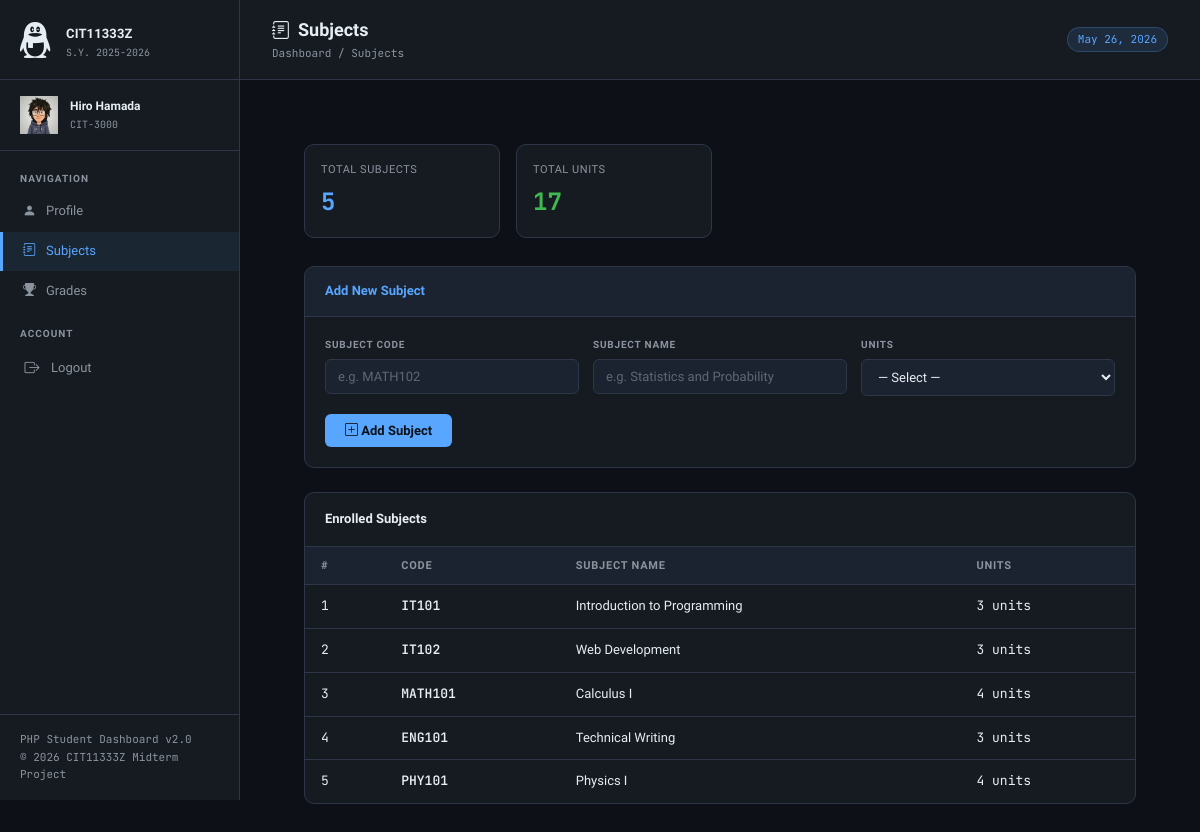
The app's page /admin/subjects.php (signed in) with its own data.
### tables this page shows
CREATE TABLE subjects (
    id INT AUTO_INCREMENT PRIMARY KEY,
    subject_code VARCHAR(20) NOT NULL,
    subject_name VARCHAR(100) NOT NULL,
    units INT NOT NULL
);

### admin/subjects.php (the view, shortened to what this page needs)
<?php
require '../db.php';
$subjects_query = "SELECT * FROM subjects ORDER BY id ASC";
$subjects_result = mysqli_query($conn, $subjects_query);
$subjects = [];
while ($row = mysqli_fetch_assoc($subjects_result)) {
    $subjects[] = $row;
}
$total_subjects = count($subjects);
$total_units    = array_sum(array_column($subjects, 'units'));
$page_icon   = '<i class="bi bi-journal-text"></i>';
include 'header.php';
?>
<main class="content">
    <div class="stats-row">
        <div class="stat-card">
            <div class="stat-label">Total Subjects</div>
            <div class="stat-value blue"><?= $total_subjects ?></div>
        </div>
        <div class="stat-card">
            <div class="stat-label">Total Units</div>
            <div class="stat-value green"><?= $total_units ?></div>
        </div>
    </div>
    <div class="form-card">
        <div class="form-card-header">
            <div class="form-card-title">Add New Subject</div>
        </div>
        <div class="form-body">
            <form method="POST" action="">
                <div class="form-grid">
                    <div class="form-group">
                        <label for="code">Subject Code</label>
                        <input type="text" id="code" name="code" placeholder="e.g. MATH102" required maxlength="10">
                    </div>
                    <div class="form-group">
                        <label for="name">Subject Name</label>
                        <input type="text" id="name" name="name" placeholder="e.g. Statistics and Probability" required>
                    </div>
                    <div class="form-group">
                        <label for="units">Units</label>
                        <select id="units" name="units" required>
                            <option value="">— Select —</option>
                        </select>
                    </div>
                </div>
                <button type="submit" class="btn-submit"><i class="bi bi-plus-square"></i> Add Subject</button>
            </form>
        </div>
    </div>
    <div class="table-card">
        <div class="table-card-header">
            <div class="table-card-title">Enrolled Subjects</div>
        </div>
        <table class="data-table">
            <thead>
                <tr>
                    <th>#</th>
                    <th>Code</th>
                    <th>Subject Name</th>
                    <th>Units</th>
                </tr>
            </thead>
            <tbody>
                <?php foreach ($subjects as $i => $subject): ?>
                <tr>
                    <td class="id-cell"><?= $i + 1 ?></td>
                    <td class="code-cell"><?= htmlspecialchars($subject['subject_code']) ?></td>
                    <td><?= htmlspecialchars($subject['subject_name']) ?></td>
                    <td class="id-cell"><?= $subject['units'] ?> units</td>
                </tr>
                <?php endforeach; ?>
            </tbody>
        </table>
    </div>
</main>
<?php include 'footer.php'; ?>

### src/style/global.css (style rules this page uses)
*, *::before, *::after { box-sizing: border-box; margin: 0; padding: 0; }
:root { --bg: #0d1117; --surface: #161b22; --surface2: #1c2330; --border: #2d3748; --accent: #58a6ff; --accent2: #3fb950; --accent3: #d29922; --accent4: #f85149; --text: #e6edf3; --text-muted:#8b949e; --sidebar-w: 240px; --font: 'Sora', sans-serif; --mono: 'JetBrains Mono', monospace; }

### src/style/admin-styles.css (style rules this page uses)
html, body { height: 100%; font-family: var(--font); background: var(--bg); color: var(--text); font-size: 14px; line-height: 1.6; }
.content { padding: 32px; flex: 1; }
.stats-row { display: grid; grid-template-columns: repeat(auto-fill, minmax(160px, 1fr)); gap: 16px; margin-bottom: 28px; }
.stat-card { background: var(--surface); border: 1px solid var(--border); border-radius: 10px; padding: 16px; display: flex; flex-direction: column; gap: 4px; }
.stat-label { font-size: 11px; color: var(--text-muted); text-transform: uppercase; letter-spacing: 0.05em; }
.stat-value { font-size: 24px; font-weight: 700; font-family: var(--mono); color: var(--text); }
.stat-value.green { color: var(--accent2); }
.stat-value.blue { color: var(--accent); }
.table-card { background: var(--surface); border: 1px solid var(--border); border-radius: 10px; overflow: hidden; }
.table-card-header { padding: 16px 20px; border-bottom: 1px solid var(--border); display: flex; align-items: center; justify-content: space-between; }
.table-card-title { font-size: 13px; font-weight: 600; color: var(--text); }
.data-table { width: 100%; border-collapse: collapse; }
.data-table thead { background: var(--surface2); }
.data-table th { padding: 10px 16px; text-align: left; font-size: 11px; font-weight: 600; text-transform: uppercase; letter-spacing: 0.07em; color: var(--text-muted); white-space: nowrap; }
.data-table td { padding: 11px 16px; font-size: 13px; color: var(--text); border-top: 1px solid var(--border); vertical-align: middle; }
.id-cell { font-family: var(--mono); font-size: 11px; color: var(--text-muted); }
.code-cell { font-family: var(--mono); font-size: 12px; color: var(--accent); font-weight: 600; }
.form-card { background: var(--surface); border: 1px solid var(--border); border-radius: 10px; overflow: hidden; margin-bottom: 24px; }
.form-card-header { padding: 14px 20px; border-bottom: 1px solid var(--border); background: rgba(88, 166, 255, 0.06); display: flex; align-items: center; gap: 8px; }
.form-card-title { font-size: 13px; font-weight: 600; color: var(--accent); }
.form-body { padding: 20px; }
.form-grid { display: grid; grid-template-columns: repeat(auto-fill, minmax(190px, 1fr)); gap: 14px; margin-bottom: 18px; }
.form-group { display: flex; flex-direction: column; gap: 6px; }
.form-group label { font-size: 10px; font-weight: 600; text-transform: uppercase; letter-spacing: 0.08em; color: var(--text-muted); }
.form-group input, .form-group select { padding: 9px 12px; background: var(--surface2); border: 1px solid var(--border); border-radius: 6px; font-family: var(--font); font-size: 13px; color: var(--text); outline: none; transition: border-color .15s, box-shadow .15s; }
.form-group input::placeholder { color: var(--text-muted); opacity: .6; }
.form-group select option { background: var(--surface2); }
.btn-submit { background: var(--accent); color: #0d1117; border: none; border-radius: 6px; padding: 9px 20px; font-family: var(--font); font-size: 13px; font-weight: 700; cursor: pointer; transition: opacity .15s, transform .1s; }

### records on screen
subjects: subject_code "IT101", subject_name "Introduction to Programming", units "3"
subjects: subject_code "IT102", subject_name "Web Development", units "3"
subjects: subject_code "MATH101", subject_name "Calculus I", units "4"
subjects: subject_code "ENG101", subject_name "Technical Writing", units "3"
subjects: subject_code "PHY101", subject_name "Physics I", units "4"

### other values on screen
$_SESSION['user']['name'] "Hiro Hamada"
$_SESSION['user']['id'] "CIT-3000"
$page_title "Subjects"
$total_subjects "5"
$total_units "17"
